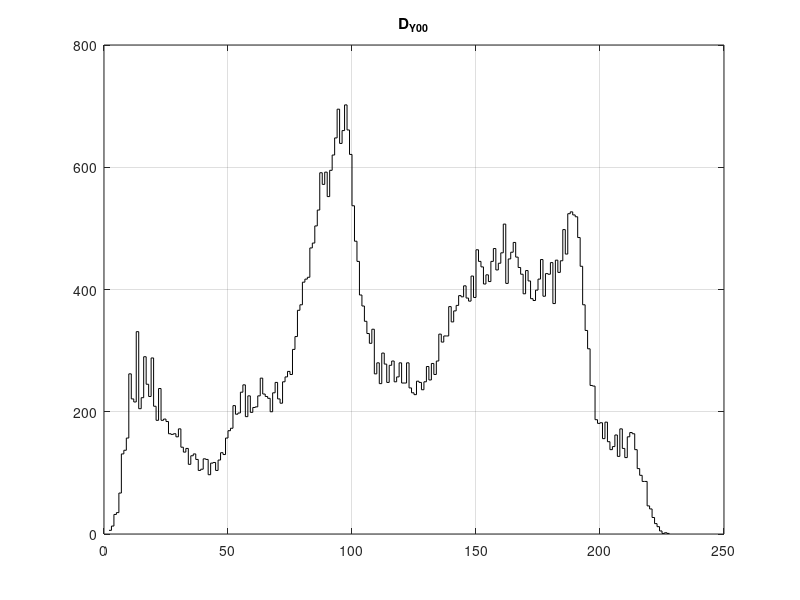
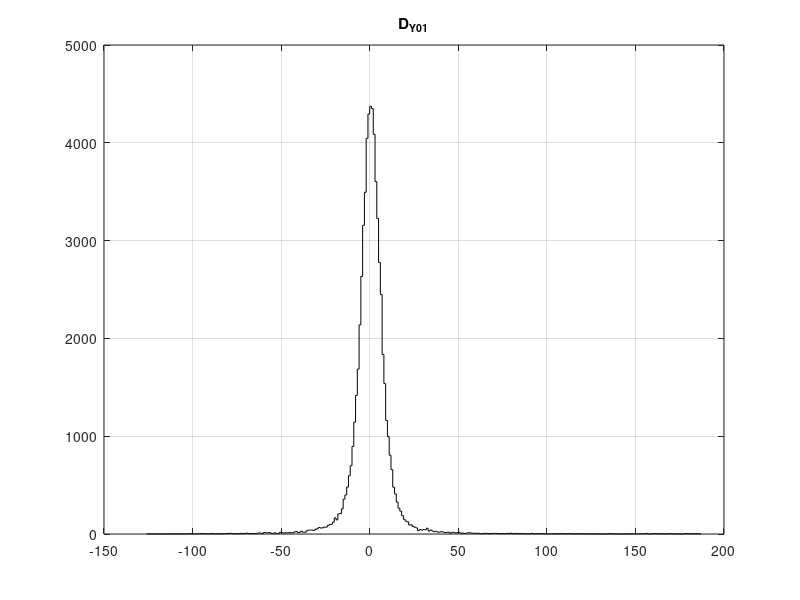
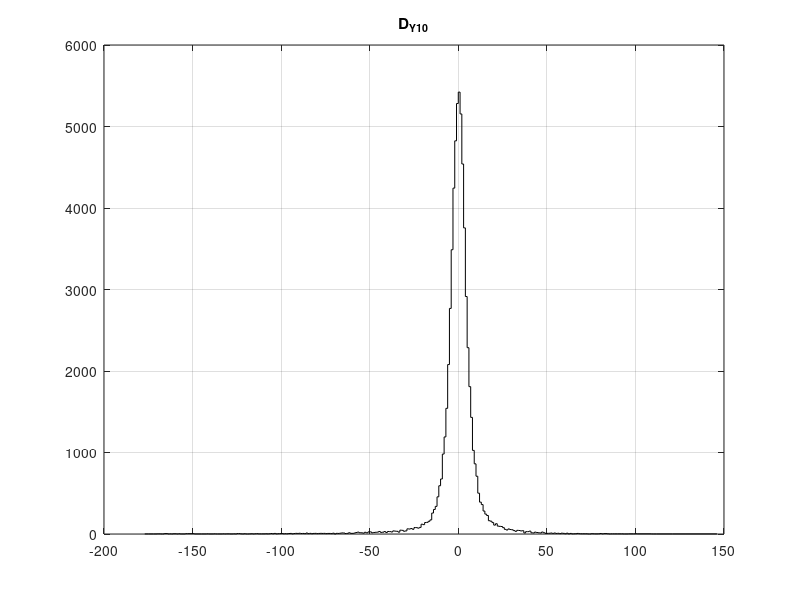
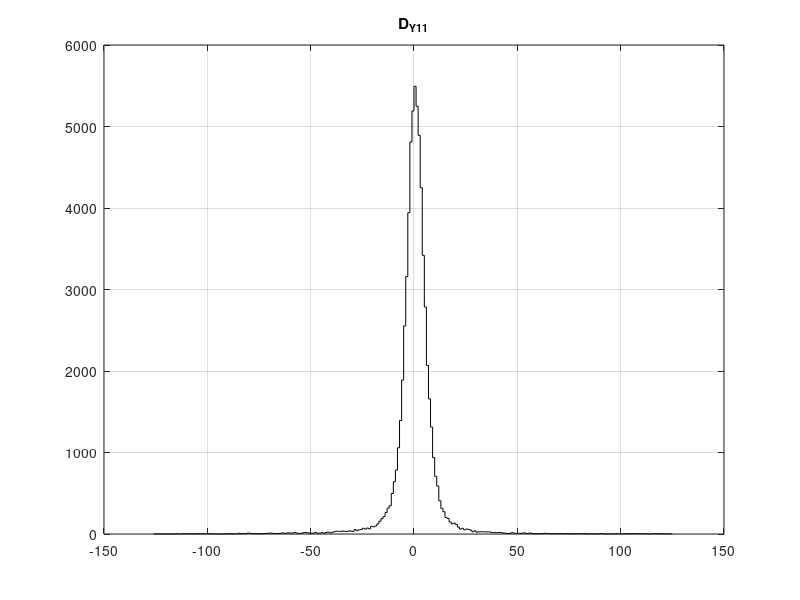

The MATLAB script that drew these images, in order:
clc;
clear;
close all;

% h = csvread('histY00.csv');
% stairs(h(:,1),h(:,2), 'Color', 'k');
% title('Y00');
% grid on;
% figure;
% 
% h = csvread('histY01.csv');
% stairs(h(:,1),h(:,2), 'Color', 'k');
% title('Y01');
% grid on;
% figure;
% 
% h = csvread('histY10.csv');
% stairs(h(:,1),h(:,2), 'Color', 'k');
% title('Y10');
% grid on;
% figure;
% 
% h = csvread('histY11.csv');
% stairs(h(:,1),h(:,2), 'Color', 'k');
% title('Y11');
% grid on;

h = csvread('histD_Y00.csv');
stairs(h(:,1),h(:,2), 'Color', 'k');
title('D_Y_0_0');
grid on;
figure;

h = csvread('histD_Y01.csv');
stairs(h(:,1),h(:,2), 'Color', 'k');
title('D_Y_0_1');
grid on;
figure;

h = csvread('histD_Y10.csv');
stairs(h(:,1),h(:,2), 'Color', 'k');
title('D_Y_1_0');
grid on;
figure;

h = csvread('histD_Y11.csv');
stairs(h(:,1),h(:,2), 'Color', 'k');
title('D_Y_1_1');
grid on;